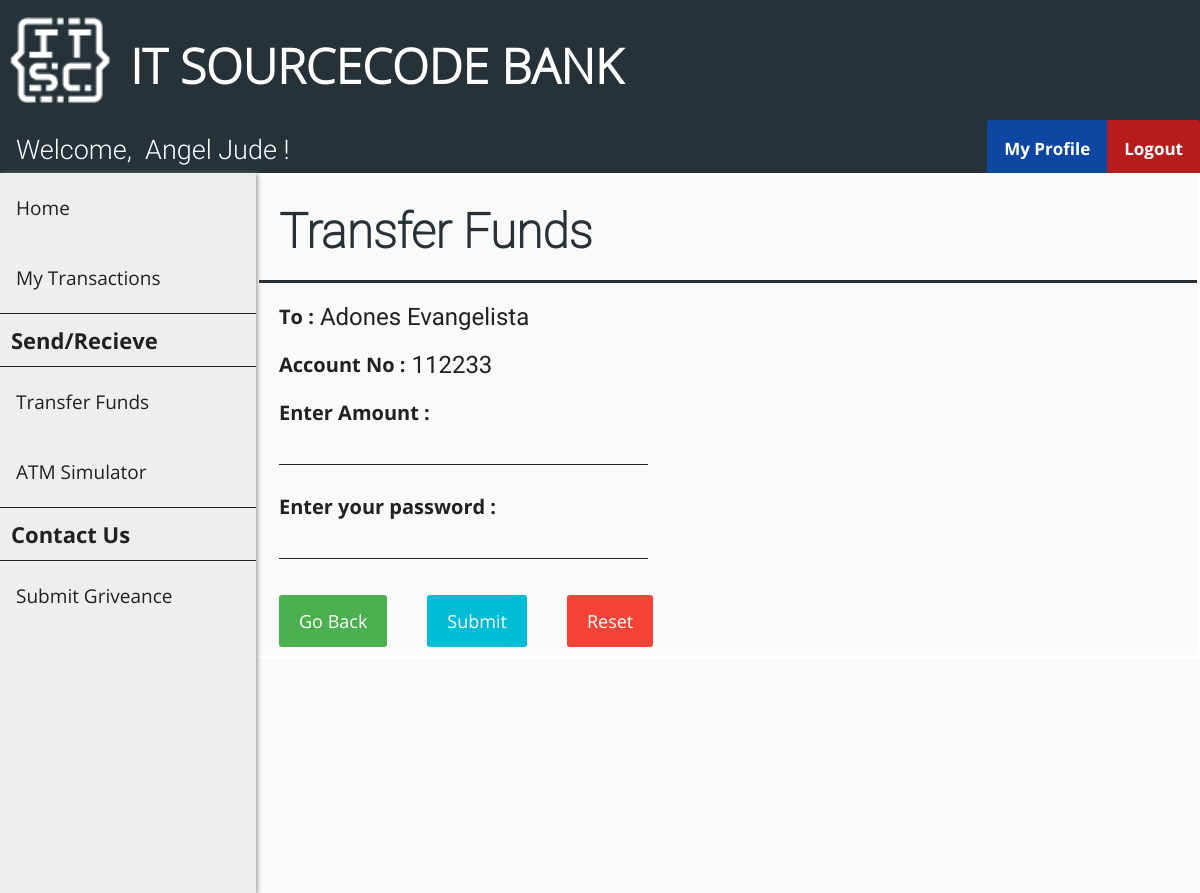
Screenshot of /net-banking/send_funds.php?cust_id=2 (signed in) with the database file from the repository.
### tables this page shows
CREATE TABLE `customer` (
  `cust_id` int(11) NOT NULL,
  `first_name` varchar(30) DEFAULT NULL,
  `last_name` varchar(30) DEFAULT NULL,
  `gender` varchar(10) DEFAULT NULL,
  `dob` date DEFAULT NULL,
  `aadhar_no` int(11) DEFAULT NULL,
  `email` varchar(30) DEFAULT NULL,
  `phone_no` varchar(20) DEFAULT NULL,
  `address` varchar(255) DEFAULT NULL,
  `branch` varchar(30) DEFAULT NULL,
  `account_no` int(11) DEFAULT NULL,
  `pin` int(4) DEFAULT NULL,
  `uname` varchar(30) DEFAULT NULL,
  `pwd` varchar(30) DEFAULT NULL
);

### net-banking/send_funds.php (the view, shortened to what this page needs)
<?php
    include "header.php";
    include "customer_navbar.php";
    include "customer_sidebar.php";
    if (isset($_GET['cust_id'])) {
        $id = $_GET['cust_id'];
    }
    $sql0 = "SELECT * FROM customer WHERE cust_id=".$id;
    $result0 = $conn->query($sql0);
    $row0 = $result0->fetch_assoc();
?>
<!DOCTYPE html>
<html>
<head>
    <link rel="stylesheet" href="customer_add_style.css">
</head>
<body>
    <form class="add_customer_form" action="send_funds_action.php?cust_id=<?php echo $id ?>" method="post">
        <div class="flex-container-form_header">
            <h1 id="form_header">Transfer Funds</h1>
        </div>
        <div class="flex-container">
            <div class=container>
                <label>
                    To : <label id="info_label">
                        <?php echo $row0["first_name"]." ".$row0["last_name"] ?>
                    </label>
                </label>
            </div>
        </div>
        <div class="flex-container">
            <div class=container>
                <label>Account No : <label id="info_label"><?php echo $row0["account_no"] ?></label></label>
            </div>
        </div>
        <div class="flex-container">
            <div class=container>
                <label>Enter Amount :</label><br>
                <input name="amt" size="24" type="text" required />
            </div>
        </div>
        <div class="flex-container">
            <div  class=container>
                <label>Enter your password :</b></label><br>
                <input name="password" size="24" type="password" required />
            </div>
        </div>
        <div class="flex-container">
            <div class="container">
                <a href="/beneficiary.php" class="button">Go Back</a>
            </div>
            <div class="container">
                <button type="submit">Submit</button>
            </div>
            <div class="container">
                <button type="reset" class="reset" onclick="return confirmReset();">Reset</button>
            </div>
        </div>
    </form>
</body>
</html>

### net-banking/customer_navbar.php (shortened to what this page needs)
<?php
    include "connect.php";
    if (isset($_SESSION['loggedIn_cust_id'])) {
        $sql0 = "SELECT * FROM customer WHERE cust_id=".$_SESSION['loggedIn_cust_id'];
        $result = $conn->query($sql0);
        $row = $result->fetch_assoc();
    }
?>
<!DOCTYPE html>
<html>
<head>
    <link rel="stylesheet" href="user_navbar_style.css">
</head>
<body>
    <div class="nav-wrapper">
        <div class="topnav" id="theTopNav">
            <a id="user">Welcome, &nbsp<?php echo $row["first_name"]; ?> !</a>
            <a id="logout" href="./logout_action.php" onclick="return confirm('Are you sure?')">Logout</a>
            <a id="profile" href="./customer_profile.php">My Profile</a>
        </div>
    </div>
</body>
</html>

### net-banking/header_style.css (style rules this page uses)
body { margin: 0; padding: 0; background-color: #FAFAFA; }
h1 { font-family: OpenSans-Light; color: white; font-size: 3rem; line-height: 3rem; margin-top: calc((1.5rem - 2rem) + 2.5rem); margin-bottom: 1.5rem; }

### net-banking/user_navbar_style.css (style rules this page uses)
.nav-wrapper { height: 53px; background: #333; }
.nav-wrapper .topnav { background-color: #263238; overflow: hidden; height: 53px; }
.topnav a[id="user"] { float: left; display: block; color: white; text-align: center; padding: 14px 16px; text-decoration: none; font-size: 27px; font-family: Roboto-Light; }
.topnav a[id="profile"] { float: right; display: block; color: white; text-align: center; padding: 17px 17px; text-decoration: none; font-size: 17px; font-family: OpenSans-Bold; background-color: #0D47A1; border-top-left-radius: 3px; }
.topnav a[id="logout"] { float: right; display: block; color: white; text-align: center; padding: 17px 17px; text-decoration: none; font-size: 17px; font-family: OpenSans-Bold; background-color: #b71c1c; border-top-right-radius: 3px; }

### net-banking/customer_add_style.css (style rules this page uses)
.flex-container { display: -webkit-flex; display: flex; margin-left: 256px; width: auto; height: auto; -webkit-flex-wrap: wrap; flex-wrap: wrap; background-color: #FAFAFA; }
.flex-container-form_header { display: -webkit-flex; display: flex; margin-left: 256px; width: auto; height: auto; background-color: #FAFAFA; border-bottom: 3px solid #263238; }
h1[id="form_header"] { margin-left: 20px; font-family: Roboto-Thin; color: #263238; }
form { border: 3px solid white; width: inherit; margin-left: 0px; }
label { display: block; float: left; color: #212121; font-family: OpenSans-Bold; font-size: 20px; }
label[id="info_label"] { display: block; float: right; margin-left: 6px; font-family: Roboto-Regular; color: #212121; font-size: 24px; }
input[type=text], input[type=password] { font-family: Roboto-Regular; color: #212121; font-size: 24px; width: auto; margin: 8px 0; padding: 1px 1px; border: 0; border-bottom: 1px solid #212121; box-sizing: border-box; background-color: transparent; }
.container { margin-top: 20px; margin-left: 20px; margin-right: 20px; float: left; display: inline-block; }
button { font-family: OpenSans-Regular; font-size: 18px; background-color: #00BCD4; color: white; padding: 14px 20px; margin: 8px 0; border: none; cursor: pointer; width: 100%; border-radius: 3px; }
.button { background-color: #4CAF50; border: none; color: white; font-family: OpenSans-Regular; font-size: 18px; padding: 14px 20px; margin: 8px 0; text-align: center; text-decoration: none; display: inline-block; border-radius: 3px; cursor: pointer; }
.reset { width: auto; background-color: #f44336; }

### rows the page displays
customer: first_name "Angel Jude"
customer: first_name "Adones", last_name "Evangelista", account_no "112233"
